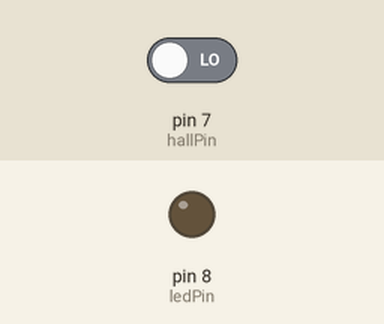
The sketch below on a simulated Arduino Uno, built with avr-gcc and run on an emulated ATmega328P. Shown: output pins drawn as LEDs (lit = HIGH). The inputs (shaded band) are chosen by the test bench; at power-on: pin 7 (hallPin) LOW.

Above: at 1.2 s.
1.3 s: pin 7 (hallPin) driven HIGH
At 2.5 s:
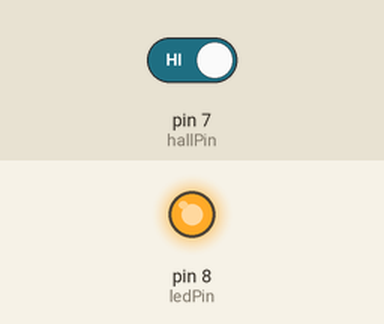
2.8 s: pin 7 (hallPin) driven LOW
At 3.8 s:
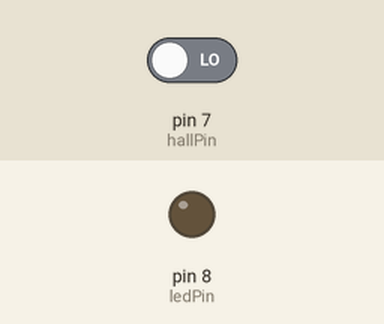
Timing chart, 0 to 5.8 s (numbered marks = the images above; inputs shaded):
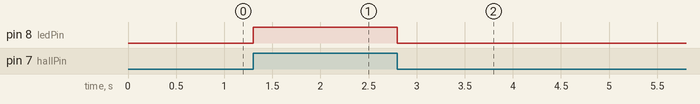

The sketch:

HalleffectOther.ino
```cpp
const int hallPin = 7;
const int ledPin = 8;
 
 
void setup() {
  pinMode( ledPin, OUTPUT );
  pinMode( hallPin, INPUT );
}
 
 
void loop(){
   
  if( digitalRead( hallPin ) == HIGH ){
    digitalWrite( ledPin, HIGH );
  } else {
    digitalWrite( ledPin, LOW );
  } 
}
```

Measured:
- after the input at 1.3 s, pin 8 (ledPin): LOW → HIGH at once
- after the input at 2.8 s, pin 8 (ledPin): HIGH → LOW at once
